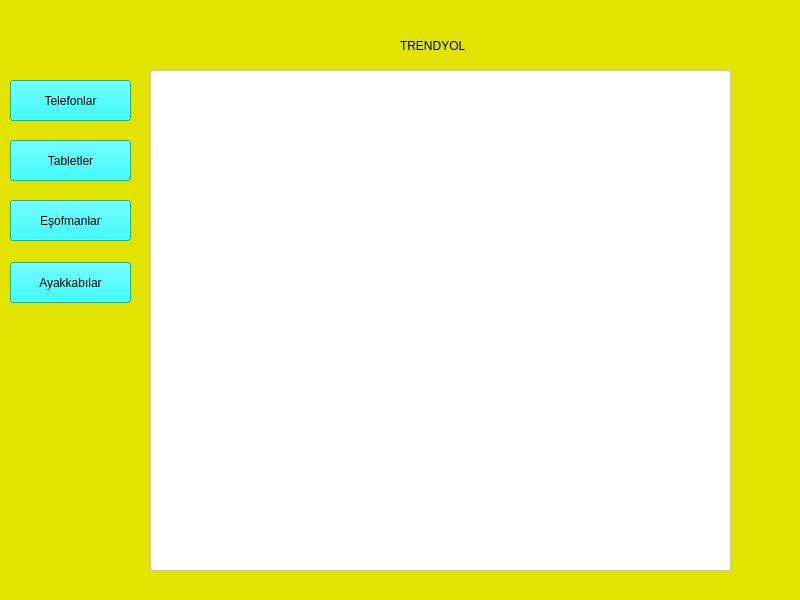
<?xml version="1.0" encoding="UTF-8"?>
<ui version="4.0">
 <class>MainWindow</class>
 <widget class="QMainWindow" name="MainWindow">
  <property name="geometry">
   <rect>
    <x>0</x>
    <y>0</y>
    <width>800</width>
    <height>600</height>
   </rect>
  </property>
  <property name="windowTitle">
   <string>MainWindow</string>
  </property>
  <property name="styleSheet">
   <string notr="true">background-color: rgb(227, 227, 0);</string>
  </property>
  <widget class="QWidget" name="centralwidget">
   <widget class="QPushButton" name="pushButton">
    <property name="geometry">
     <rect>
      <x>10</x>
      <y>80</y>
      <width>121</width>
      <height>41</height>
     </rect>
    </property>
    <property name="styleSheet">
     <string notr="true">background-color: rgb(0, 255, 255);</string>
    </property>
    <property name="text">
     <string>Telefonlar</string>
    </property>
   </widget>
   <widget class="QPushButton" name="pushButton_2">
    <property name="geometry">
     <rect>
      <x>10</x>
      <y>140</y>
      <width>121</width>
      <height>41</height>
     </rect>
    </property>
    <property name="styleSheet">
     <string notr="true">background-color: rgb(0, 255, 255);</string>
    </property>
    <property name="text">
     <string>Tabletler</string>
    </property>
   </widget>
   <widget class="QPushButton" name="pushButton_3">
    <property name="geometry">
     <rect>
      <x>10</x>
      <y>200</y>
      <width>121</width>
      <height>41</height>
     </rect>
    </property>
    <property name="styleSheet">
     <string notr="true">background-color: rgb(0, 255, 255);</string>
    </property>
    <property name="text">
     <string>Eşofmanlar</string>
    </property>
   </widget>
   <widget class="QPushButton" name="pushButton_4">
    <property name="geometry">
     <rect>
      <x>10</x>
      <y>262</y>
      <width>121</width>
      <height>41</height>
     </rect>
    </property>
    <property name="styleSheet">
     <string notr="true">background-color: rgb(0, 255, 255);
</string>
    </property>
    <property name="text">
     <string>Ayakkabılar</string>
    </property>
   </widget>
   <widget class="QTableWidget" name="tableWidget">
    <property name="geometry">
     <rect>
      <x>150</x>
      <y>70</y>
      <width>581</width>
      <height>501</height>
     </rect>
    </property>
    <property name="styleSheet">
     <string notr="true">background-color: rgb(255, 255, 255);</string>
    </property>
   </widget>
   <widget class="QLabel" name="label">
    <property name="geometry">
     <rect>
      <x>400</x>
      <y>30</y>
      <width>131</width>
      <height>31</height>
     </rect>
    </property>
    <property name="text">
     <string>TRENDYOL</string>
    </property>
   </widget>
  </widget>
  <widget class="QStatusBar" name="statusbar"/>
 </widget>
 <resources/>
 <connections/>
</ui>
